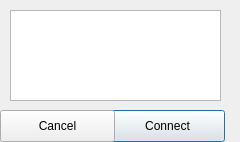
<?xml version="1.0" encoding="UTF-8"?>
<ui version="4.0">
 <class>Dialog_connect</class>
 <widget class="QDialog" name="Dialog_connect">
  <property name="geometry">
   <rect>
    <x>0</x>
    <y>0</y>
    <width>240</width>
    <height>142</height>
   </rect>
  </property>
  <property name="windowTitle">
   <string>Dialog</string>
  </property>
  <widget class="QListWidget" name="listWidget_connect">
   <property name="geometry">
    <rect>
     <x>10</x>
     <y>10</y>
     <width>211</width>
     <height>91</height>
    </rect>
   </property>
  </widget>
  <widget class="QPushButton" name="pushButton_connect">
   <property name="geometry">
    <rect>
     <x>110</x>
     <y>110</y>
     <width>115</width>
     <height>32</height>
    </rect>
   </property>
   <property name="text">
    <string>Connect</string>
   </property>
  </widget>
  <widget class="QPushButton" name="pushButton_cancel">
   <property name="geometry">
    <rect>
     <x>0</x>
     <y>110</y>
     <width>115</width>
     <height>32</height>
    </rect>
   </property>
   <property name="text">
    <string>Cancel</string>
   </property>
  </widget>
 </widget>
 <resources/>
 <connections/>
</ui>
